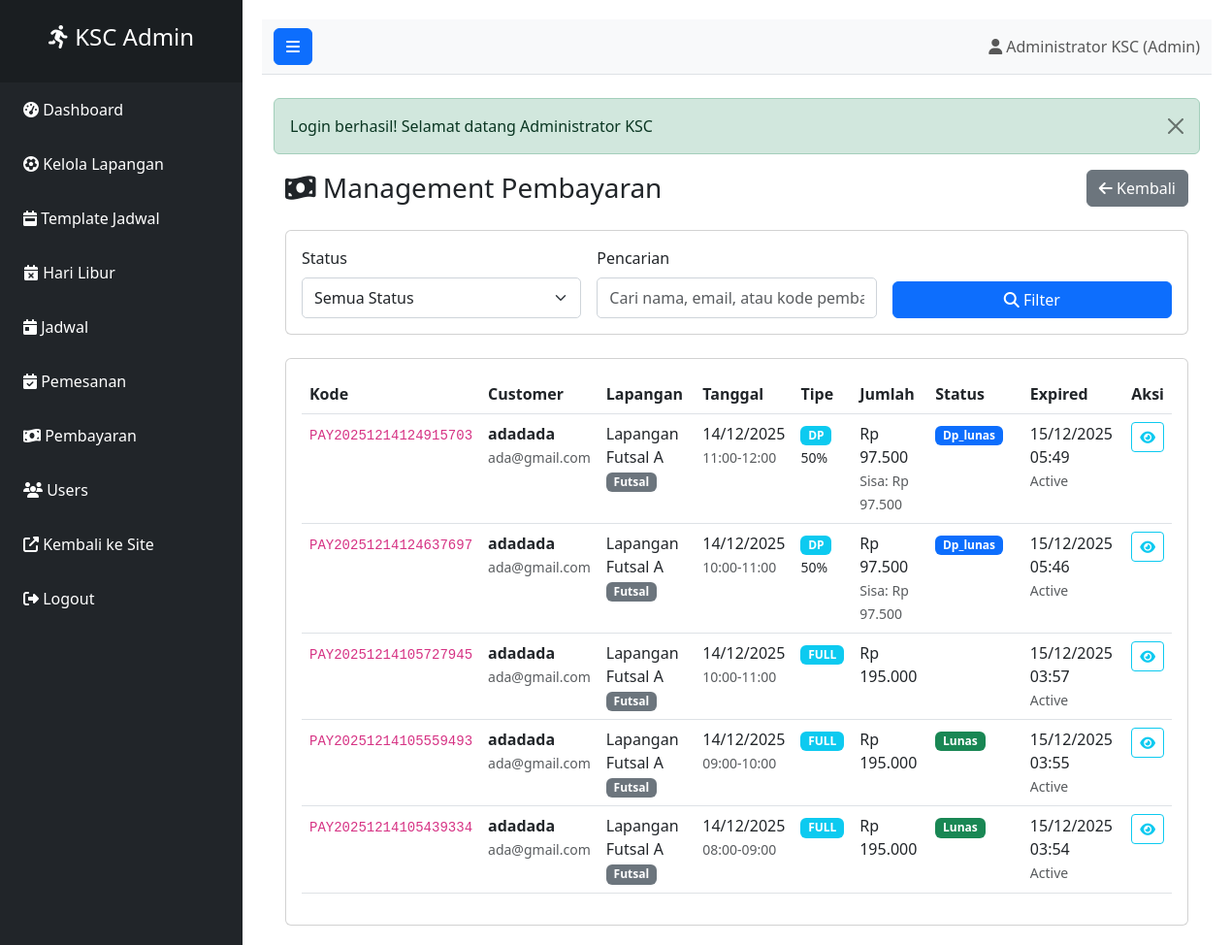
Page /admin/pembayaran.php (signed in) on the committed database.
### tables this page shows
CREATE TABLE `pembayaran` (
  `id_pembayaran` int(10) UNSIGNED NOT NULL,
  `id_pemesanan` int(10) UNSIGNED NOT NULL,
  `tipe_pembayaran` enum('full','dp') DEFAULT 'full',
  `dp_percent` tinyint(3) UNSIGNED DEFAULT 0,
  `dp_amount` decimal(12,2) DEFAULT 0.00,
  `jumlah_bayar` decimal(12,2) NOT NULL,
  `sisa_tagihan` decimal(12,2) DEFAULT 0.00,
  `kode_pembayaran` varchar(50) DEFAULT NULL,
  `metode_bayar` enum('qris','transfer') DEFAULT 'qris',
  `payment_gateway` varchar(50) DEFAULT NULL,
  `external_id` varchar(100) DEFAULT NULL,
  `payment_url` text DEFAULT NULL,
  `expired_time` timestamp NULL DEFAULT NULL,
  `tanggal_bayar` timestamp NULL DEFAULT NULL,
  `status_bayar` enum('pending','lunas','dp_lunas','gagal','dibatalkan','expired') DEFAULT 'pending',
  `bukti_pembayaran` varchar(255) DEFAULT NULL,
  `qr_code` text DEFAULT NULL,
  `created_at` timestamp NOT NULL DEFAULT current_timestamp(),
  `updated_at` timestamp NULL DEFAULT NULL ON UPDATE current_timestamp()
);

CREATE TABLE `user` (
  `id_user` int(10) UNSIGNED NOT NULL,
  `nama` varchar(100) NOT NULL,
  `username` varchar(50) NOT NULL,
  `email` varchar(150) DEFAULT NULL,
  `no_hp` varchar(20) DEFAULT NULL,
  `password` varchar(255) NOT NULL,
  `role` enum('admin','penyewa') NOT NULL DEFAULT 'penyewa',
  `created_at` timestamp NOT NULL DEFAULT current_timestamp(),
  `updated_at` timestamp NULL DEFAULT NULL ON UPDATE current_timestamp()
);

CREATE TABLE `lapangan` (
  `id_lapangan` int(10) UNSIGNED NOT NULL,
  `nama_lapangan` varchar(100) NOT NULL,
  `tipe_lapangan` enum('Futsal','Badminton','Voli','Basket','Tennis') DEFAULT NULL,
  `harga_per_jam` decimal(10,2) NOT NULL DEFAULT 0.00,
  `deskripsi` text DEFAULT NULL,
  `status_lapangan` enum('aktif','tidak_aktif') DEFAULT 'aktif',
  `id_user` int(10) UNSIGNED NOT NULL,
  `created_at` timestamp NOT NULL DEFAULT current_timestamp(),
  `updated_at` timestamp NULL DEFAULT NULL ON UPDATE current_timestamp()
);

CREATE TABLE `jadwal` (
  `id_jadwal` int(10) UNSIGNED NOT NULL,
  `id_lapangan` int(10) UNSIGNED NOT NULL,
  `tanggal` date NOT NULL,
  `jam_mulai` time NOT NULL,
  `jam_selesai` time NOT NULL,
  `harga` decimal(10,2) DEFAULT NULL,
  `status_ketersediaan` enum('tersedia','dibooking','blokir') DEFAULT 'tersedia',
  `created_at` timestamp NOT NULL DEFAULT current_timestamp(),
  `updated_at` timestamp NULL DEFAULT NULL ON UPDATE current_timestamp()
);

### includes/database.php (called while the page is built, shortened)
<?php
class Database {
    private $host = DB_HOST;
    private $user = DB_USER;
    private $pass = DB_PASS;
    private $dbname = DB_NAME;
    private $dbh;
    private $stmt;
    public function __construct() {
        $dsn = 'mysql:host=' . $this->host . ';dbname=' . $this->dbname . ';charset=utf8';
        $options = array(
            PDO::ATTR_PERSISTENT => true,
            PDO::ATTR_ERRMODE => PDO::ERRMODE_EXCEPTION
        );
        try {
            $this->dbh = new PDO($dsn, $this->user, $this->pass, $options);
        } catch(PDOException $e) {
            $this->error = $e->getMessage();
            echo $this->error;
        }
    }
    public function query($sql) {
        $this->stmt = $this->dbh->prepare($sql);
    }
    public function execute() {
        return $this->stmt->execute();
    }
    public function resultSet() {
        $this->execute();
        return $this->stmt->fetchAll(PDO::FETCH_OBJ);
    }
}
?>

### includes/functions.php (called while the page is built, shortened)
<?php
if (!function_exists('formatCurrency')) {
    function formatCurrency($amount) {
        return 'Rp ' . number_format($amount, 0, ',', '.');
    }
}
if (!function_exists('formatDateTime')) {
    function formatDateTime($datetime) {
        return date('d/m/Y H:i', strtotime($datetime));
    }
}
if (!function_exists('formatDate')) {
    function formatDate($date) {
        return date('d/m/Y', strtotime($date));
    }
}
?>

### admin/pembayaran.php (the view, shortened to what this page needs)
<?php
require_once '../includes/admin-header.php';
require_once '../includes/database.php';
require_once '../includes/functions.php';
$db = new Database();
$search = $_GET['search'] ?? '';
$sql = 'SELECT py.*, p.*, u.nama, u.email,
               l.nama_lapangan, l.tipe_lapangan,
               j.tanggal, j.jam_mulai, j.jam_selesai
        FROM pembayaran py
        JOIN pemesanan p ON py.id_pemesanan = p.id_pemesanan
        JOIN user u ON p.id_user = u.id_user
        JOIN jadwal j ON p.id_jadwal = j.id_jadwal
        JOIN lapangan l ON j.id_lapangan = l.id_lapangan
        WHERE 1=1';
$sql .= ' ORDER BY py.created_at DESC';
$db->query($sql);
$payments = $db->resultSet();
?>
<div class="container-fluid">
    <div class="d-flex justify-content-between align-items-center mb-4">
        <h1 class="h3 mb-0"><i class="fas fa-money-bill-wave"></i> Management Pembayaran</h1>
        <div>
            <a href="dashboard.php" class="btn btn-secondary">
                <i class="fas fa-arrow-left"></i> Kembali
            </a>
        </div>
    </div>
    <div class="card mb-4">
        <div class="card-body">
            <form method="GET" class="row g-3">
                <div class="col-md-4">
                    <label class="form-label">Status</label>
                    <select class="form-select" name="status">
                        <option value="">Semua Status</option>
                    </select>
                </div>
                <div class="col-md-4">
                    <label class="form-label">Pencarian</label>
                    <input type="text" class="form-control" name="search" value="<?= htmlspecialchars($search) ?>"
                           placeholder="Cari nama, email, atau kode pembayaran...">
                </div>
                <div class="col-md-4 d-flex align-items-end">
                    <button type="submit" class="btn btn-primary w-100">
                        <i class="fas fa-search"></i> Filter
                    </button>
                </div>
            </form>
        </div>
    </div>
    <div class="card">
        <div class="card-body">
            <div class="table-responsive">
                <table class="table table-hover">
                    <thead>
                        <tr>
                            <th>Kode</th>
                            <th>Customer</th>
                            <th>Lapangan</th>
                            <th>Tanggal</th>
                            <th>Tipe</th>
                            <th>Jumlah</th>
                            <th>Status</th>
                            <th>Expired</th>
                            <th>Aksi</th>
                        </tr>
                    </thead>
                    <tbody>
                        <?php if(empty($payments)): ?>
                            <tr>
                                <td colspan="9" class="text-center text-muted">Tidak ada data pembayaran</td>
                            </tr>
                        <?php else: ?>
                            <?php foreach($payments as $payment): ?>
                            <tr>
                                <td><code><?= $payment->kode_pembayaran ?></code></td>
                                <td>
                                    <strong><?= htmlspecialchars($payment->nama) ?></strong><br>
                                    <small class="text-muted"><?= htmlspecialchars($payment->email) ?></small>
                                </td>
                                <td>
                                    <?= htmlspecialchars($payment->nama_lapangan) ?><br>
                                    <span class="badge bg-secondary"><?= $payment->tipe_lapangan ?></span>
                                </td>
                                <td>
                                    <?= formatDate($payment->tanggal) ?><br>
                                    <small class="text-muted"><?= substr($payment->jam_mulai, 0, 5) ?>-<?= substr($payment->jam_selesai, 0, 5) ?></small>
                                </td>
                                <td>
                                    <span class="badge bg-info"><?= strtoupper($payment->tipe_pembayaran) ?></span>
                                    <?php if($payment->tipe_pembayaran == 'dp'): ?>
                                        <br><small><?= $payment->dp_percent ?>%</small>
                                    <?php endif; ?>
                                </td>
                                <td>
                                    <?= formatCurrency($payment->jumlah_bayar) ?>
                                    <?php if($payment->sisa_tagihan > 0): ?>
                                        <br><small class="text-muted">Sisa: <?= formatCurrency($payment->sisa_tagihan) ?></small>
                                    <?php endif; ?>
                                </td>
                                <td>
                                    <?php
                                    $status_class = '';
                                    switch($payment->status_bayar) {
                                        case 'lunas': $status_class = 'bg-success'; break;
                                        case 'dp_lunas': $status_class = 'bg-primary'; break;
                                    }
                                    ?>
                                    <span class="badge <?= $status_class ?>">
                                        <?= ucfirst($payment->status_bayar) ?>
                                    </span>
                                </td>
                                <td>
                                    <?= formatDateTime($payment->expired_time) ?><br>
                                    <small class="text-muted <?= strtotime($payment->expired_time) < time() ? 'text-danger' : '' ?>">
                                        <?= strtotime($payment->expired_time) < time() ? 'Expired' : 'Active' ?>
                                    </small>
                                </td>
                                <td>
                                    <div class="btn-group btn-group-sm">
                                        <button type="button" class="btn btn-outline-info"
                                                onclick="showPaymentDetail(<?= $payment->id_pembayaran ?>)">
                                            <i class="fas fa-eye"></i>
                                        </button>
                                    </div>
                                </td>
                            </tr>
                            <?php endforeach; ?>
                        <?php endif; ?>
                    </tbody>
                </table>
            </div>
        </div>
    </div>
</div>
<?php require_once '../includes/admin-footer.php'; ?>

### assets/css/admin.css (style rules this page uses)
.form-control, .form-select { border-radius: 5px; border: 1px solid #ced4da; padding: 8px 12px; }

### rows in the picture
pembayaran: kode_pembayaran "PAY20251214124915703", user.nama "adadada", user.email "ada@gmail.com", lapangan.nama_lapangan "Lapangan Futsal A", lapangan.tipe_lapangan "Futsal", jadwal.tanggal "14/12/2025", jadwal.jam_mulai "11:00", jadwal.jam_selesai "12:00", tipe_pembayaran "DP", dp_percent "50", jumlah_bayar "Rp 97.500", sisa_tagihan "Rp 97.500", status_bayar "Dp_lunas", expired_time "15/12/2025 05:49", shows "Active"
pembayaran: kode_pembayaran "PAY20251214124637697", user.nama "adadada", user.email "ada@gmail.com", lapangan.nama_lapangan "Lapangan Futsal A", lapangan.tipe_lapangan "Futsal", jadwal.tanggal "14/12/2025", jadwal.jam_mulai "10:00", jadwal.jam_selesai "11:00", tipe_pembayaran "DP", dp_percent "50", jumlah_bayar "Rp 97.500", sisa_tagihan "Rp 97.500", status_bayar "Dp_lunas", expired_time "15/12/2025 05:46", shows "Active"
pembayaran: kode_pembayaran "PAY20251214105727945", user.nama "adadada", user.email "ada@gmail.com", lapangan.nama_lapangan "Lapangan Futsal A", lapangan.tipe_lapangan "Futsal", jadwal.tanggal "14/12/2025", jadwal.jam_mulai "10:00", jadwal.jam_selesai "11:00", tipe_pembayaran "FULL", jumlah_bayar "Rp 195.000", expired_time "15/12/2025 03:57", shows "Active"
pembayaran: kode_pembayaran "PAY20251214105559493", user.nama "adadada", user.email "ada@gmail.com", lapangan.nama_lapangan "Lapangan Futsal A", lapangan.tipe_lapangan "Futsal", jadwal.tanggal "14/12/2025", jadwal.jam_mulai "09:00", jadwal.jam_selesai "10:00", tipe_pembayaran "FULL", jumlah_bayar "Rp 195.000", status_bayar "Lunas", expired_time "15/12/2025 03:55", shows "Active"
pembayaran: kode_pembayaran "PAY20251214105439334", user.nama "adadada", user.email "ada@gmail.com", lapangan.nama_lapangan "Lapangan Futsal A", lapangan.tipe_lapangan "Futsal", jadwal.tanggal "14/12/2025", jadwal.jam_mulai "08:00", jadwal.jam_selesai "09:00", tipe_pembayaran "FULL", jumlah_bayar "Rp 195.000", status_bayar "Lunas", expired_time "15/12/2025 03:54", shows "Active"

### other values in the picture
$_SESSION['nama'] "Administrator KSC"
$message "Login berhasil! Selamat datang Administrator KSC"
